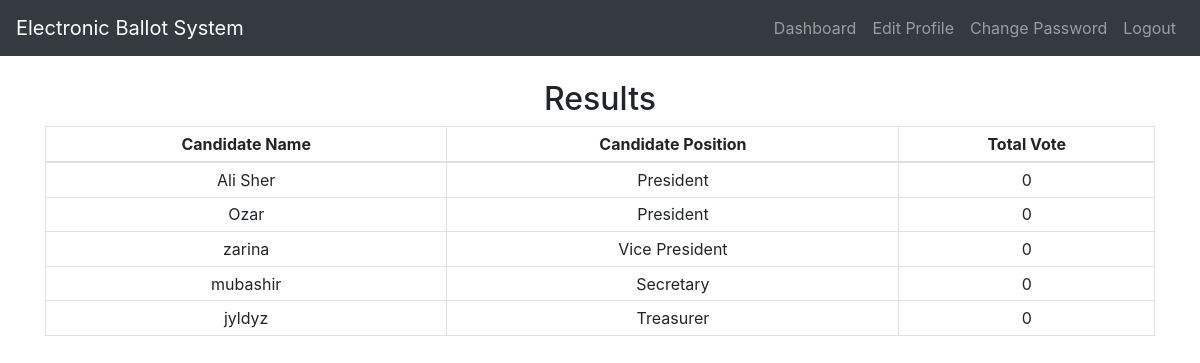
Page /results/ (signed in) on the earlier database version.
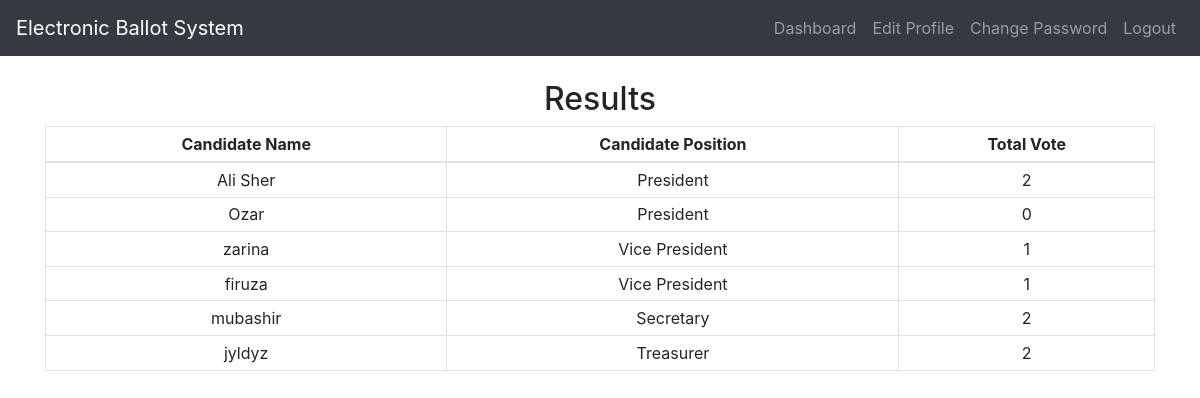
Same page on the later database version.
### epoll/models.py (models this page shows, shortened)
class Candidate(models.Model):
	name = models.CharField(max_length=50)
	no_votes=models.IntegerField(default=0, editable=False)
	position = models.ForeignKey(Position, on_delete=models.CASCADE)
	image = models.ImageField(verbose_name="Candidate Picture", upload_to='media/images/')

class Position(models.Model):
	title = models.CharField(max_length=50, unique=True)
	def __str__(self):
		return f"{self.title}"

### epoll/views.py (the view)
# urls.py: path('results/', views.result_view, name='result'),
@login_required
def result_view(request):
	obj = Candidate.objects.all().order_by('position', '-no_votes')
	return render(request, "epoll/results.html", {'obj': obj})

### epoll/templates/epoll/results.html (shortened to what this page needs)
{% extends "epoll/layout.html" %}
{% block content %}
  <h2 class="text-center">Results</h2>
  <table class="table table-bordered table-sm text-center">
    <thead>
      <tr>
        <th>Candidate Name</th>
        <th>Candidate Position</th>
        <th>Total Vote</th>
      </tr>
    </thead>
    <tbody>
      {% for i in obj %}
        <tr>
          <td>{{ i.name }}</td>
          <td>{{ i.position }}</td>
          <td>{{ i.no_votes }}</td>
        </tr>
      {% endfor %}
    </tbody>
  </table>
{% endblock %}

### epoll/templates/epoll/layout.html (shortened to what this page needs)
{% load static %}
<!doctype html>
<html lang="en">
  <head>
    <link rel="stylesheet" href="https://stackpath.bootstrapcdn.com/bootstrap/4.5.2/css/bootstrap.min.css">
    <link rel="stylesheet" type="text/css" href="{% static 'epoll/styles.css' %}">
  </head>
  <body>
    <nav class="navbar navbar-expand-lg navbar-dark bg-dark">
      <a class="navbar-brand" href="{% url 'home' %}">Electronic Ballot System</a>
      <div class="collapse navbar-collapse" id="navbarNavAltMarkup">
        <div class="navbar-nav ml-auto">
          {% if request.user.is_authenticated%}
            <a class="nav-item nav-link" href="{% url 'dashboard' %}">Dashboard</a>
            <a class="nav-item nav-link" href="{% url 'editProfile' %}">Edit Profile</a>
            <a class="nav-item nav-link" href="{% url 'changePassword'%}">Change Password</a>
            <a class="nav-item nav-link" href="{% url 'logout' %}">Logout</a>
          {% else %}
            <a class="nav-item nav-link" href="{% url 'login' %}">Login</a>
            <a class="nav-item nav-link" href="{% url 'register' %}">Signup</a>
          {% endif %}
        </div>
      </div>
    </nav>
  <br/>
  <div class="container">
    {% block content %}
    {% endblock %}
  </div>
  </body>
</html>

Differences in the rows shown:
changed Candidate "Ali Sher": no_votes "0" → "2"
changed Candidate "zarina": no_votes "0" → "1"
added Candidate: name "firuza", position "Vice President", no_votes "1"
changed Candidate "mubashir": no_votes "0" → "2"
changed Candidate "jyldyz": no_votes "0" → "2"
